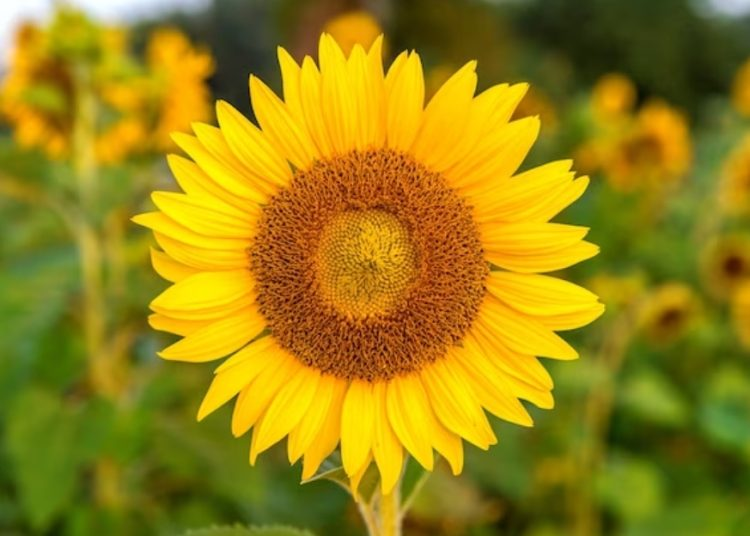
#> input picture pertemuan 3/image3.jpg, 750 x 536 px
$ python rotasi.py
#> lines starting #> are read from the running program, lines starting #| are printed output that depends on the picture
import cv2

# Membaca gambar
image = cv2.imread('image3.jpg')
#> image is the input picture: shape (536, 750, 3); mean B, G, R 17.8, 131.4, 152.3

# Mendapatkan dimensi gambar
(h, w) = image.shape[:2]
#> h = 536; w = 750

# Menentukan pusat gambar
center = (w // 2, h // 2)
#> center = (375, 268)

# Menentukan matriks rotasi
M = cv2.getRotationMatrix2D(center, 45, 1.0)

# Melakukan rotasi
rotated_image = cv2.warpAffine(image, M, (w, h))
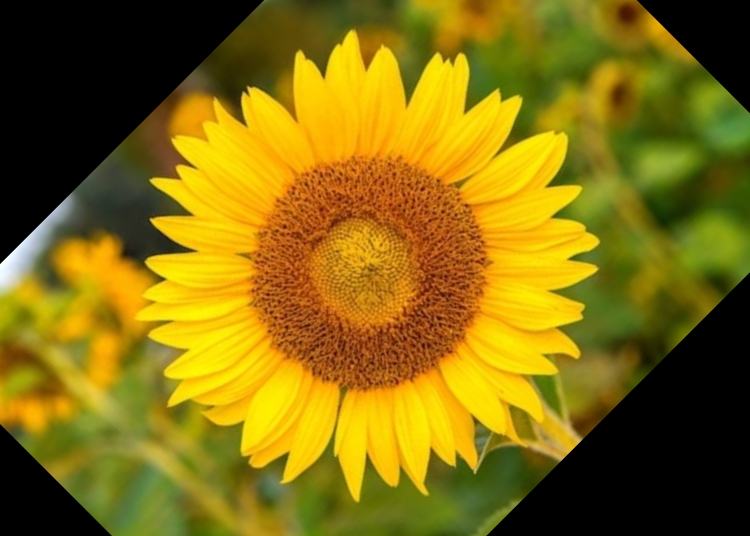
#> rotated_image: shape (536, 750, 3); mean B, G, R 12.9, 109.8, 132.3

# Menampilkan hasil
cv2.imshow('Rotated Image', rotated_image)
cv2.waitKey(0)
cv2.destroyAllWindows()
